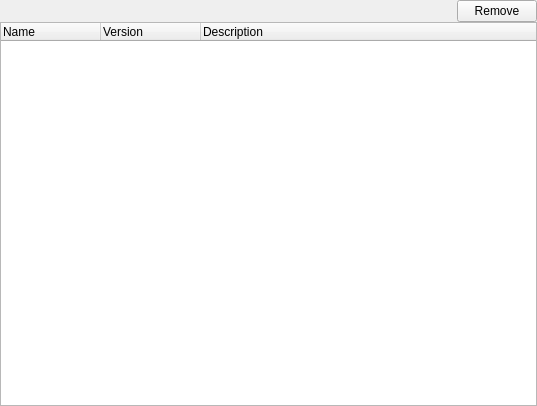
<?xml version="1.0" encoding="UTF-8"?>
<ui version="4.0">
 <class>UIInstallPackage</class>
 <widget class="QWidget" name="UIInstallPackage">
  <property name="geometry">
   <rect>
    <x>0</x>
    <y>0</y>
    <width>537</width>
    <height>406</height>
   </rect>
  </property>
  <property name="windowTitle">
   <string>Form</string>
  </property>
  <layout class="QVBoxLayout" name="verticalLayout">
   <property name="spacing">
    <number>0</number>
   </property>
   <property name="leftMargin">
    <number>0</number>
   </property>
   <property name="topMargin">
    <number>0</number>
   </property>
   <property name="rightMargin">
    <number>0</number>
   </property>
   <property name="bottomMargin">
    <number>0</number>
   </property>
   <item alignment="Qt::AlignRight">
    <widget class="QPushButton" name="pushButton">
     <property name="text">
      <string>Remove</string>
     </property>
    </widget>
   </item>
   <item>
    <widget class="QTreeWidget" name="treeWidget">
     <property name="indentation">
      <number>8</number>
     </property>
     <property name="uniformRowHeights">
      <bool>true</bool>
     </property>
     <column>
      <property name="text">
       <string>Name</string>
      </property>
     </column>
     <column>
      <property name="text">
       <string>Version</string>
      </property>
     </column>
     <column>
      <property name="text">
       <string>Description</string>
      </property>
     </column>
    </widget>
   </item>
  </layout>
 </widget>
 <resources/>
 <connections/>
</ui>
